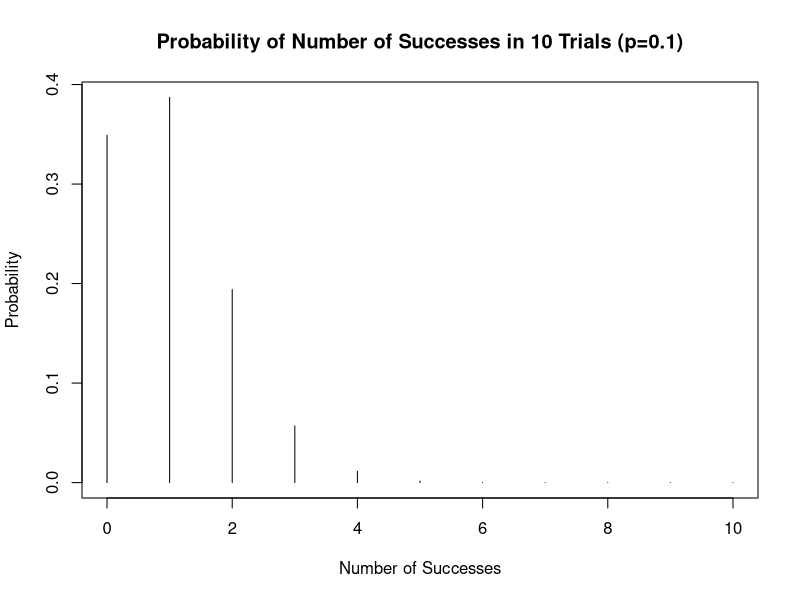

Write R code to recreate this figure.
## ---- chunk 1
get_num_heads_probability_array <- function(num_samples, num_tosses, toss_prob=0.5){
    output <- c()

    # The number of heads in num_samples samples of num_tosses coin tosses.
    heads_per_sample <- rbinom(num_samples, num_tosses, toss_prob)
    for (i in 0:num_tosses){
        # How many samples have i heads?
        count_i <- sum(heads_per_sample==i) 

        # What is the probability of getting i heads?
        p_i <- count_i/num_samples
        output <- c(output, p_i)
    }
    output
}
num_samples <- 1e5
num_tosses <- 3
probability_array <- get_num_heads_probability_array(1e5, 3)
for (i in 0:num_tosses){
    cat("p(", i, ") = ", probability_array[i+1], "\n", sep="")
}
## ---- chunk 2
probability_array <- get_num_heads_probability_array(1e6, 10, 0.1)

# Graph of probability_array
plot(0:10, probability_array, type="h", xlab="Number of Successes", ylab="Probability", main="Probability of Number of Successes in 10 Trials (p=0.1)")
## ---- chunk 3
dbinom(2, 10, 0.1)
probability_array[3]
# 3 because we want the probability of 2 successes
## ---- chunk 4
pbinom(2, 10, 0.1)
probability_array[1] + probability_array[2] + probability_array[3]
## ---- chunk 5
1 - pbinom(2, 10, 0.1)
1 - (probability_array[1] + probability_array[2] + probability_array[3])
## ---- chunk 6
pbinom(4, 10, 0.1) - pbinom(1, 10, 0.1)
probability_array[3] + probability_array[4] + probability_array[5]
